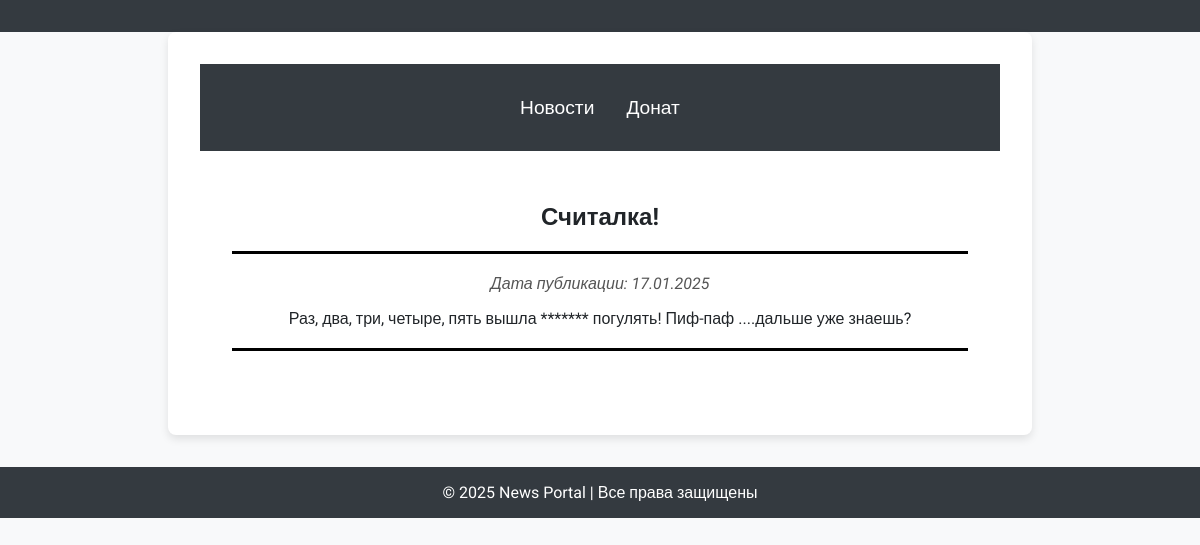
/news/news/7/, run on the app's committed database.
### news/models.py (models this page shows, shortened)
class Post(models.Model):
    ARTICLE = 'AR'
    NEWS = 'NW'
    POST_TYPES = [
        (ARTICLE, 'Статья'),
        (NEWS, 'Новость'),
    ]
    author = models.ForeignKey(Author, on_delete=models.CASCADE)
    type = models.CharField(max_length=2, choices=POST_TYPES, default=ARTICLE)
    created_at = models.DateTimeField(auto_now_add=True)
    categories = models.ManyToManyField(Category, through='PostCategory')
    title = models.CharField(max_length=255)
    text = models.TextField()
    rating = models.IntegerField(default=0)

### news/views.py (the view)
# urls.py: path('news/<int:pk>/', views.news_detail, name='news_detail'),  # Страница полной информации
def news_detail(request, pk):
    post = get_object_or_404(Post, pk=pk)
    return render(request, 'news_detail.html', {'post': post})

### news/templatetags/custom_filters.py (called while the page is built)
@register.filter(name='censor')
def censor(value):
    unwanted_words = ['плохое_слово1', 'плохое_слово2', 'редиска', 'овощ', 'дурак', 'дурашка',
                      'какашка']  # Добавьте свои нежелательные слова
    def replace_word(match):
        word = match.group()
        return '*' * len(word)
    pattern = re.compile(r'\b(' + '|'.join(re.escape(word) for word in unwanted_words) + r')\b', flags=re.IGNORECASE)
    censored_value = pattern.sub(replace_word, value)
    return censored_value

### news/templates/news_detail.html
{% extends 'default.html' %}
{% load custom_filters %}
{% block content %}
    <header>
        <nav style="text-align: center; background-color: #343a40; padding: 1rem;">
            <a href="/home/" style="color: white; text-decoration: none; margin: 0 1rem; font-size: 1.2rem;">Новости</a>
            <a href="/news/home/" style="color: white; text-decoration: none; margin: 0 1rem; font-size: 1.2rem;">Донат</a>
        </nav>
    </header>
<div style="text-align: center; padding: 2rem;">
    <h2>{{ post.title|censor }}</h2>
    <hr class="black-line">
    <p style="font-style: italic; color: #555;">Дата публикации: {{ post.created_at|date:"d.m.Y" }}</p>
    <p>{{ post.text|censor }}</p>
    <hr class="black-line">
</div>
{% endblock %}

### news/templates/default.html (style rules this page uses)
body { font-family: 'Roboto', sans-serif; margin: 0; padding: 0; background-color: #f8f9fa; color: #212529; }
header { background-color: #343a40; padding: 1rem 0; }
nav { display: flex; justify-content: center; }
nav a { color: #ffffff; text-decoration: none; margin: 0 1rem; font-size: 1.2rem; }
.black-line { border: 0; border-top: 3px solid black; margin: 20px 0; }

### data on the page
Post: title|censor "Считалка!", created_at "17.01.2025", text|censor "Раз, два, три, четыре, пять вышла ******* погулять! Пиф-паф ....дальше уже знаешь?"
